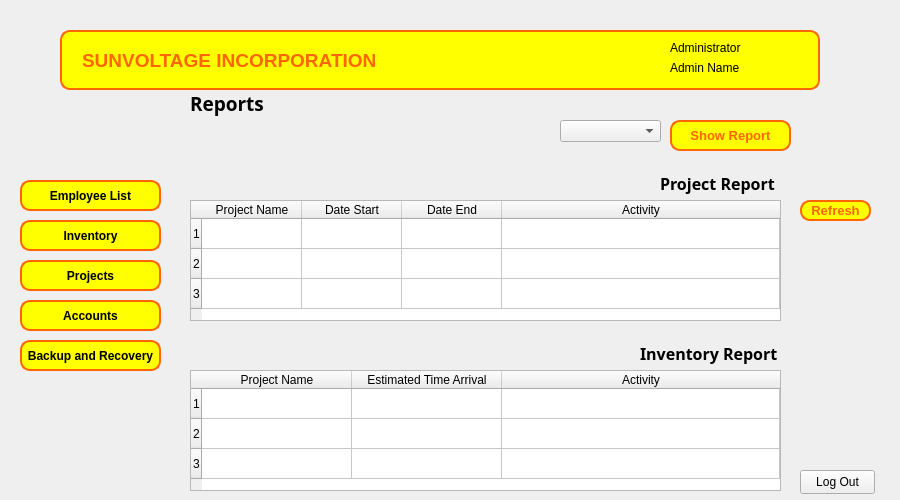
<?xml version="1.0" encoding="UTF-8"?>
<ui version="4.0">
 <class>AdminForm</class>
 <widget class="QWidget" name="AdminForm">
  <property name="geometry">
   <rect>
    <x>0</x>
    <y>0</y>
    <width>900</width>
    <height>500</height>
   </rect>
  </property>
  <property name="windowTitle">
   <string>Form</string>
  </property>
  <widget class="QLabel" name="Header">
   <property name="geometry">
    <rect>
     <x>60</x>
     <y>30</y>
     <width>760</width>
     <height>60</height>
    </rect>
   </property>
   <property name="font">
    <font>
     <pointsize>14</pointsize>
     <bold>true</bold>
    </font>
   </property>
   <property name="styleSheet">
    <string notr="true">color: rgb(255, 102, 0);
background-color: rgb(255, 255, 0);
border-color: rgb(255, 102, 0);
border: 2px solid #ff6600; 
border-radius: 10px;
</string>
   </property>
   <property name="text">
    <string>SUNVOLTAGE INCORPORATION</string>
   </property>
   <property name="textFormat">
    <enum>Qt::AutoText</enum>
   </property>
   <property name="scaledContents">
    <bool>false</bool>
   </property>
   <property name="margin">
    <number>0</number>
   </property>
   <property name="indent">
    <number>20</number>
   </property>
  </widget>
  <widget class="QPushButton" name="Admin_InventoryButton">
   <property name="geometry">
    <rect>
     <x>20</x>
     <y>220</y>
     <width>141</width>
     <height>31</height>
    </rect>
   </property>
   <property name="font">
    <font>
     <bold>true</bold>
    </font>
   </property>
   <property name="autoFillBackground">
    <bool>false</bool>
   </property>
   <property name="styleSheet">
    <string notr="true">QPushButton {
                background-color: rgb(255, 255, 0);
                border-color: rgb(255, 102, 0);
                border: 2px solid #ff6600;
                border-radius: 10px;
            }
            QPushButton:hover, QPushButton:pressed {
                background-color: rgb(255, 183, 0);
            }</string>
   </property>
   <property name="text">
    <string>Inventory</string>
   </property>
   <property name="checkable">
    <bool>true</bool>
   </property>
   <attribute name="buttonGroup">
    <string notr="true">buttonGroup</string>
   </attribute>
  </widget>
  <widget class="QPushButton" name="Admin_EmployeeListButton">
   <property name="geometry">
    <rect>
     <x>20</x>
     <y>180</y>
     <width>141</width>
     <height>31</height>
    </rect>
   </property>
   <property name="font">
    <font>
     <bold>true</bold>
    </font>
   </property>
   <property name="cursor">
    <cursorShape>ArrowCursor</cursorShape>
   </property>
   <property name="autoFillBackground">
    <bool>false</bool>
   </property>
   <property name="styleSheet">
    <string notr="true">QPushButton {
                background-color: rgb(255, 255, 0);
                border-color: rgb(255, 102, 0);
                border: 2px solid #ff6600;
                border-radius: 10px;
            }
            QPushButton:hover, QPushButton:pressed {
                background-color: rgb(255, 183, 0);
            }</string>
   </property>
   <property name="text">
    <string>Employee List</string>
   </property>
   <property name="checkable">
    <bool>true</bool>
   </property>
   <property name="checked">
    <bool>false</bool>
   </property>
   <attribute name="buttonGroup">
    <string notr="true">buttonGroup</string>
   </attribute>
  </widget>
  <widget class="QPushButton" name="Admin_ProjectsButton">
   <property name="geometry">
    <rect>
     <x>20</x>
     <y>260</y>
     <width>141</width>
     <height>31</height>
    </rect>
   </property>
   <property name="font">
    <font>
     <bold>true</bold>
    </font>
   </property>
   <property name="autoFillBackground">
    <bool>false</bool>
   </property>
   <property name="styleSheet">
    <string notr="true">QPushButton {
                background-color: rgb(255, 255, 0);
                border-color: rgb(255, 102, 0);
                border: 2px solid #ff6600;
                border-radius: 10px;
            }
            QPushButton:hover, QPushButton:pressed {
                background-color: rgb(255, 183, 0);
            }</string>
   </property>
   <property name="text">
    <string>Projects</string>
   </property>
   <property name="checkable">
    <bool>true</bool>
   </property>
   <attribute name="buttonGroup">
    <string notr="true">buttonGroup</string>
   </attribute>
  </widget>
  <widget class="QPushButton" name="Admin_AccountsButton">
   <property name="geometry">
    <rect>
     <x>20</x>
     <y>300</y>
     <width>141</width>
     <height>31</height>
    </rect>
   </property>
   <property name="font">
    <font>
     <bold>true</bold>
    </font>
   </property>
   <property name="autoFillBackground">
    <bool>false</bool>
   </property>
   <property name="styleSheet">
    <string notr="true">QPushButton {
                background-color: rgb(255, 255, 0);
                border-color: rgb(255, 102, 0);
                border: 2px solid #ff6600;
                border-radius: 10px;
            }
            QPushButton:hover, QPushButton:pressed {
                background-color: rgb(255, 183, 0);
            }</string>
   </property>
   <property name="text">
    <string>Accounts</string>
   </property>
   <property name="checkable">
    <bool>true</bool>
   </property>
   <attribute name="buttonGroup">
    <string notr="true">buttonGroup</string>
   </attribute>
  </widget>
  <widget class="QPushButton" name="Admin_BackupAndRecover">
   <property name="geometry">
    <rect>
     <x>20</x>
     <y>340</y>
     <width>141</width>
     <height>31</height>
    </rect>
   </property>
   <property name="font">
    <font>
     <bold>true</bold>
    </font>
   </property>
   <property name="autoFillBackground">
    <bool>false</bool>
   </property>
   <property name="styleSheet">
    <string notr="true">QPushButton {
                background-color: rgb(255, 255, 0);
                border-color: rgb(255, 102, 0);
                border: 2px solid #ff6600;
                border-radius: 10px;
            }
            QPushButton:hover, QPushButton:pressed {
                background-color: rgb(255, 183, 0);
            }</string>
   </property>
   <property name="text">
    <string>Backup and Recovery</string>
   </property>
   <property name="checkable">
    <bool>true</bool>
   </property>
   <attribute name="buttonGroup">
    <string notr="true">buttonGroup</string>
   </attribute>
  </widget>
  <widget class="QPushButton" name="LogOut">
   <property name="geometry">
    <rect>
     <x>800</x>
     <y>470</y>
     <width>75</width>
     <height>24</height>
    </rect>
   </property>
   <property name="cursor">
    <cursorShape>ArrowCursor</cursorShape>
   </property>
   <property name="text">
    <string>Log Out</string>
   </property>
   <property name="checkable">
    <bool>false</bool>
   </property>
   <property name="checked">
    <bool>false</bool>
   </property>
  </widget>
  <widget class="QLabel" name="label">
   <property name="geometry">
    <rect>
     <x>670</x>
     <y>40</y>
     <width>81</width>
     <height>16</height>
    </rect>
   </property>
   <property name="text">
    <string>Administrator</string>
   </property>
  </widget>
  <widget class="QLabel" name="adminNamelbl">
   <property name="geometry">
    <rect>
     <x>670</x>
     <y>60</y>
     <width>131</width>
     <height>16</height>
    </rect>
   </property>
   <property name="styleSheet">
    <string notr="true">color: rgb(0, 0, 0);</string>
   </property>
   <property name="text">
    <string>Admin Name</string>
   </property>
  </widget>
  <widget class="QLabel" name="label_lists_or_profile_4">
   <property name="geometry">
    <rect>
     <x>190</x>
     <y>90</y>
     <width>91</width>
     <height>26</height>
    </rect>
   </property>
   <property name="font">
    <font>
     <family>Segoe UI Black</family>
     <pointsize>14</pointsize>
     <bold>true</bold>
    </font>
   </property>
   <property name="text">
    <string>Reports</string>
   </property>
  </widget>
  <widget class="QTableWidget" name="tablewidget_proj_report">
   <property name="geometry">
    <rect>
     <x>190</x>
     <y>200</y>
     <width>591</width>
     <height>121</height>
    </rect>
   </property>
   <property name="rowCount">
    <number>3</number>
   </property>
   <property name="columnCount">
    <number>4</number>
   </property>
   <attribute name="horizontalHeaderStretchLastSection">
    <bool>true</bool>
   </attribute>
   <attribute name="verticalHeaderStretchLastSection">
    <bool>false</bool>
   </attribute>
   <row/>
   <row/>
   <row/>
   <column>
    <property name="text">
     <string>Project Name</string>
    </property>
   </column>
   <column>
    <property name="text">
     <string>Date Start</string>
    </property>
   </column>
   <column>
    <property name="text">
     <string>Date End</string>
    </property>
   </column>
   <column>
    <property name="text">
     <string>Activity</string>
    </property>
   </column>
   <item row="1" column="3">
    <property name="text">
     <string/>
    </property>
    <property name="icon">
     <iconset theme="applications-system">
      <normaloff>.</normaloff>.</iconset>
    </property>
   </item>
  </widget>
  <widget class="QLabel" name="label_lists_or_profile_2">
   <property name="geometry">
    <rect>
     <x>660</x>
     <y>170</y>
     <width>121</width>
     <height>26</height>
    </rect>
   </property>
   <property name="font">
    <font>
     <family>Segoe UI Black</family>
     <pointsize>12</pointsize>
     <bold>true</bold>
    </font>
   </property>
   <property name="text">
    <string>Project Report</string>
   </property>
  </widget>
  <widget class="QLabel" name="label_lists_or_profile_3">
   <property name="geometry">
    <rect>
     <x>640</x>
     <y>340</y>
     <width>141</width>
     <height>26</height>
    </rect>
   </property>
   <property name="font">
    <font>
     <family>Segoe UI Black</family>
     <pointsize>12</pointsize>
     <bold>true</bold>
    </font>
   </property>
   <property name="text">
    <string>Inventory Report</string>
   </property>
  </widget>
  <widget class="QTableWidget" name="tablewidget_inventory_report">
   <property name="geometry">
    <rect>
     <x>190</x>
     <y>370</y>
     <width>591</width>
     <height>121</height>
    </rect>
   </property>
   <property name="rowCount">
    <number>3</number>
   </property>
   <property name="columnCount">
    <number>3</number>
   </property>
   <attribute name="horizontalHeaderDefaultSectionSize">
    <number>150</number>
   </attribute>
   <attribute name="horizontalHeaderStretchLastSection">
    <bool>true</bool>
   </attribute>
   <attribute name="verticalHeaderStretchLastSection">
    <bool>false</bool>
   </attribute>
   <row/>
   <row/>
   <row/>
   <column>
    <property name="text">
     <string>Project Name</string>
    </property>
   </column>
   <column>
    <property name="text">
     <string>Estimated Time Arrival</string>
    </property>
   </column>
   <column>
    <property name="text">
     <string>Activity</string>
    </property>
   </column>
  </widget>
  <widget class="QToolButton" name="button_refresh_project">
   <property name="geometry">
    <rect>
     <x>800</x>
     <y>200</y>
     <width>71</width>
     <height>21</height>
    </rect>
   </property>
   <property name="font">
    <font>
     <pointsize>10</pointsize>
     <bold>true</bold>
    </font>
   </property>
   <property name="styleSheet">
    <string notr="true">QToolButton {
				color: rgb(255, 102, 0);
                background-color: rgb(255, 255, 0);
                border-color: rgb(255, 102, 0);
                border: 2px solid #ff6600;
                border-radius: 10px;
            }
            QToolButton:hover, QToolButton:pressed {
                background-color: rgb(255, 183, 0);
            }</string>
   </property>
   <property name="text">
    <string>Refresh</string>
   </property>
   <property name="iconSize">
    <size>
     <width>20</width>
     <height>20</height>
    </size>
   </property>
   <property name="checkable">
    <bool>true</bool>
   </property>
   <property name="checked">
    <bool>false</bool>
   </property>
   <property name="toolButtonStyle">
    <enum>Qt::ToolButtonTextOnly</enum>
   </property>
   <property name="autoRaise">
    <bool>false</bool>
   </property>
   <property name="arrowType">
    <enum>Qt::NoArrow</enum>
   </property>
  </widget>
  <widget class="QComboBox" name="projects_report">
   <property name="geometry">
    <rect>
     <x>560</x>
     <y>120</y>
     <width>101</width>
     <height>22</height>
    </rect>
   </property>
   <property name="font">
    <font>
     <bold>false</bold>
    </font>
   </property>
   <property name="styleSheet">
    <string notr="true">
QComboBox:focus {
    border: 2px solid #ff6600;
}</string>
   </property>
   <property name="placeholderText">
    <string>Projects...</string>
   </property>
  </widget>
  <widget class="QToolButton" name="button_showreport">
   <property name="geometry">
    <rect>
     <x>670</x>
     <y>120</y>
     <width>121</width>
     <height>31</height>
    </rect>
   </property>
   <property name="font">
    <font>
     <pointsize>10</pointsize>
     <bold>true</bold>
    </font>
   </property>
   <property name="styleSheet">
    <string notr="true">QToolButton {
				color: rgb(255, 102, 0);
                background-color: rgb(255, 255, 0);
                border-color: rgb(255, 102, 0);
                border: 2px solid #ff6600;
                border-radius: 10px;
            }
            QToolButton:hover, QToolButton:pressed {
                background-color: rgb(255, 183, 0);
            }</string>
   </property>
   <property name="text">
    <string>Show Report</string>
   </property>
   <property name="iconSize">
    <size>
     <width>20</width>
     <height>20</height>
    </size>
   </property>
   <property name="checkable">
    <bool>true</bool>
   </property>
   <property name="checked">
    <bool>false</bool>
   </property>
   <property name="toolButtonStyle">
    <enum>Qt::ToolButtonTextOnly</enum>
   </property>
   <property name="autoRaise">
    <bool>false</bool>
   </property>
   <property name="arrowType">
    <enum>Qt::NoArrow</enum>
   </property>
  </widget>
 </widget>
 <resources/>
 <connections/>
 <buttongroups>
  <buttongroup name="buttonGroup">
   <property name="exclusive">
    <bool>true</bool>
   </property>
  </buttongroup>
 </buttongroups>
</ui>
